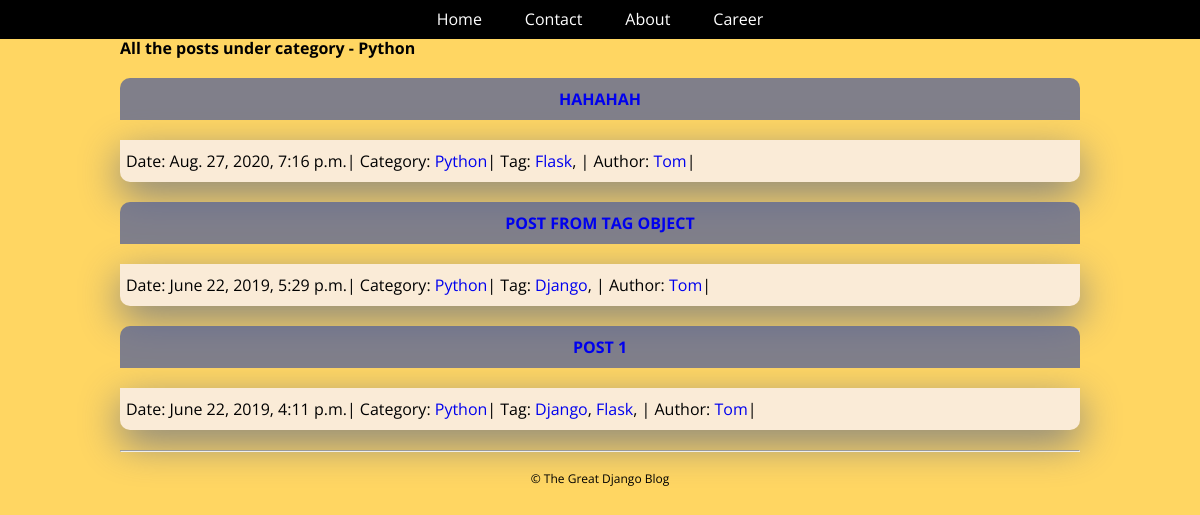
The page /category/python/ on the database its author committed.
### blog/models.py (models this page shows, shortened)
class Category(models.Model):
    name = models.CharField(max_length=100, unique=True)
    slug = models.SlugField(max_length=100, unique=True)
    author = models.ForeignKey(Author, on_delete=models.CASCADE)
    class Meta:
        verbose_name_plural = "Categories"
    def __str__(self):
        return self.name
    def get_absolute_url(self):
        return reverse('post_by_category', args=[self.slug])

class Post(models.Model):
    title = models.CharField(max_length=200)
    slug = models.SlugField(unique=True, help_text="Slug will be generated automatically from the title")
    content = models.TextField()
    pub_date = models.DateTimeField(auto_now_add=True)
    author = models.ForeignKey(Author,on_delete=models.CASCADE)
    category = models.ForeignKey(Category, on_delete=models.CASCADE)
    tags = models.ManyToManyField(Tag)
    def get_absolute_url(self):
        return reverse('post_detail', args=[self.pk, self.slug])

class Tag(models.Model):
    name = models.CharField(max_length=100, unique=True)
    slug = models.SlugField(max_length=100, unique=True)
    author = models.ForeignKey(Author, on_delete=models.CASCADE)
    def get_absolute_url(self):
        return reverse('post_by_tag', args=[self.slug])

class Author(models.Model):
    name = models.CharField(max_length=50, verbose_name="Author Name")
    email = models.EmailField(unique=True)
    active = models.BooleanField(default=False)
    created_on = models.DateTimeField(auto_now_add=True)
    last_logged_in = models.DateTimeField(auto_now=True)
    def get_absolute_url(self):
        return reverse('post_by_author', args=[self.pk, self.name])

### blog/views.py (the view)
# urls.py: re_path(r'^category/(?P<category_slug>[\w-]+)/$',views.post_by_category, name = 'post_by_category'),
def post_by_category(request, category_slug):
    category = get_object_or_404(Category, slug = category_slug)
    posts =get_list_or_404(Post.objects.order_by("-id"), category__slug = category_slug)
    posts = helpers.pg_records(request, posts, 5)
    context = {
        'category': category,
        'posts': posts
    }
    return render(request, 'blog/post_by_category.htm', context)

### firstapp/helpers.py (called while the page is built)
def pg_records(request, list, num):
    paginator = Paginator(list, num)
    page = request.GET.get('page')
    try:
        page_object = paginator.page(page)
    except PageNotAnInteger:
        page_object = paginator.page(1)
    except EmptyPage:
        page_object = paginator.page(paginator.num_pages)
    return page_object

### blog/templates/blog/post_by_category.htm (shortened to what this page needs)
{% extends 'blog/base.htm' %}
{% block content %}
    <div class="content">
        <div class="section-inner clearfix">
            <h4>All the posts under category - {{ category.name|capfirst }}</h4>
            {% for post in posts %}
                <h3 class="post-title">
                    <a href="{{ post.get_absolute_url }}">{{ post.title|capfirst }}</a>
                </h3>
                <p class="post-info">
                   {% include 'blog/post_info.htm' %}
                </p>
            {% empty %}
                <p>There is no posts under {{ category }}</p>
            {% endfor %}
            </div>
    </div>
{% endblock %}

### blog/templates/blog/post_info.htm
<span>Date: {{ post.pub_date }}</span>|
<span>Category: <a href="{{ post.category.get_absolute_url }}">{{ post.category.name|capfirst }}</a></span>|
<span>Tag:
    {% for tag in post.tags.all %}
        <a href="{{ tag.get_absolute_url }}">{{ tag.name }}</a>,
    {% empty %}
        None
    {% endfor %}
</span>|
<span>Author: <a href="{{ post.author.get_absolute_url }}">{{ post.author.name|capfirst }}</a></span>|

### blog/static/blog/css/style.css (style rules this page uses)
body { background-color: #ffd662; font-family: "Open Sans",'MS Sans Serif', sans-serif, Verdana, Arial; }
.section-inner { max-width: 960px; padding: 0 15px; margin: 0 auto; }
h3 { margin: 20px 0px; }
p { margin: 20px 0px; }
.post-title { background-color:rgba(82, 96, 153, 0.733); Color:white; padding: 6px; line-height: 30px; border-top-left-radius:10px; border-top-right-radius:10px; text-align: center; text-transform: uppercase; }
.post-info { line-height: 30px; padding: 6px; background-color: antiquewhite; border-bottom-left-radius: 10px; border-bottom-right-radius:10px; box-shadow:0px 13px 40px grey; }
.content a { text-decoration: none; }

### rows shown on the page
Category: name "Python"
Post: title "HAHAHAH", pub_date "Aug. 27, 2020, 7:16 p.m.", category.name "Python", author.name "Tom"
Tag: name "Flask"
Post: title "POST FROM TAG OBJECT", pub_date "June 22, 2019, 5:29 p.m.", category.name "Python", author.name "Tom"
Tag: name "Django"
Post: title "POST 1", pub_date "June 22, 2019, 4:11 p.m.", category.name "Python", author.name "Tom"
